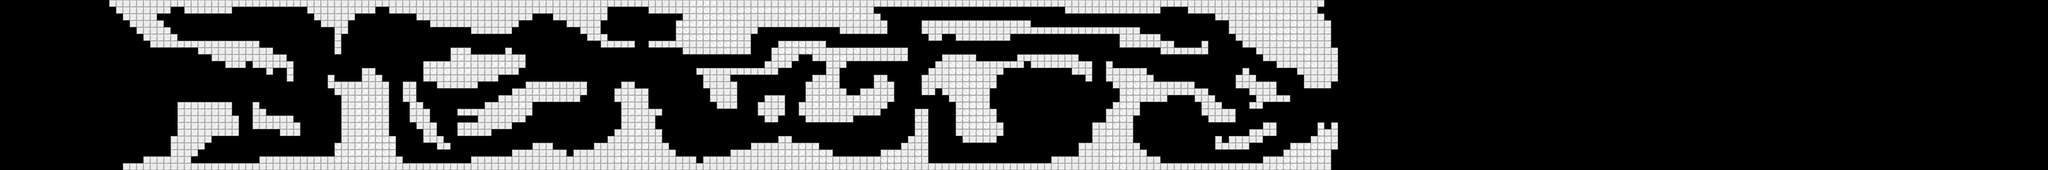

This is a level from a 2D game, rendered from its Tiled map with the project's own tilesets. A one-line summary and the map file follow, with tile-layer data summarised:
An orthogonal 300x25 tile map with 32x32 px tiles, 1 tile layer (Tile Layer 1).

<map version="1.4" tiledversion="1.4.0" orientation="orthogonal" renderorder="right-down" width="300" height="25" tilewidth="32" tileheight="32" infinite="0" nextlayerid="2" nextobjectid="1">
 <tileset firstgid="1" source="WhiteSpaceTiles.tsx" />
 <layer id="1" name="Tile Layer 1" width="300" height="25">
  <data>[7500 cells, 1979 non-empty, 3 distinct tile ids]</data>
 </layer>
</map>